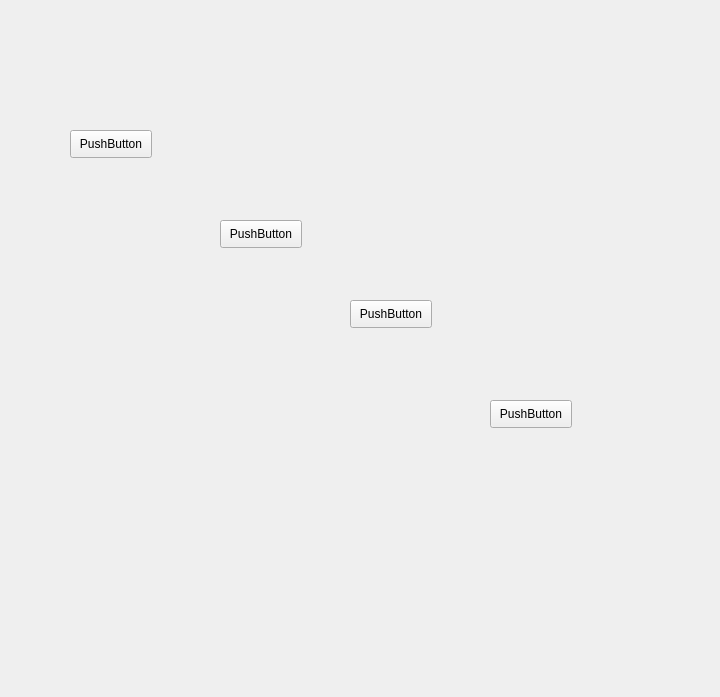
<?xml version="1.0" encoding="UTF-8"?>
<ui version="4.0">
 <class>ControlBlock</class>
 <widget class="QWidget" name="ControlBlock">
  <property name="geometry">
   <rect>
    <x>0</x>
    <y>0</y>
    <width>720</width>
    <height>697</height>
   </rect>
  </property>
  <property name="windowTitle">
   <string>Form</string>
  </property>
  <widget class="QPushButton" name="pushButton">
   <property name="geometry">
    <rect>
     <x>70</x>
     <y>130</y>
     <width>82</width>
     <height>28</height>
    </rect>
   </property>
   <property name="text">
    <string>PushButton</string>
   </property>
  </widget>
  <widget class="QPushButton" name="pushButton_2">
   <property name="geometry">
    <rect>
     <x>220</x>
     <y>220</y>
     <width>82</width>
     <height>28</height>
    </rect>
   </property>
   <property name="text">
    <string>PushButton</string>
   </property>
  </widget>
  <widget class="QPushButton" name="pushButton_3">
   <property name="geometry">
    <rect>
     <x>350</x>
     <y>300</y>
     <width>82</width>
     <height>28</height>
    </rect>
   </property>
   <property name="text">
    <string>PushButton</string>
   </property>
  </widget>
  <widget class="QPushButton" name="pushButton_4">
   <property name="geometry">
    <rect>
     <x>490</x>
     <y>400</y>
     <width>82</width>
     <height>28</height>
    </rect>
   </property>
   <property name="text">
    <string>PushButton</string>
   </property>
  </widget>
 </widget>
 <resources/>
 <connections/>
</ui>
